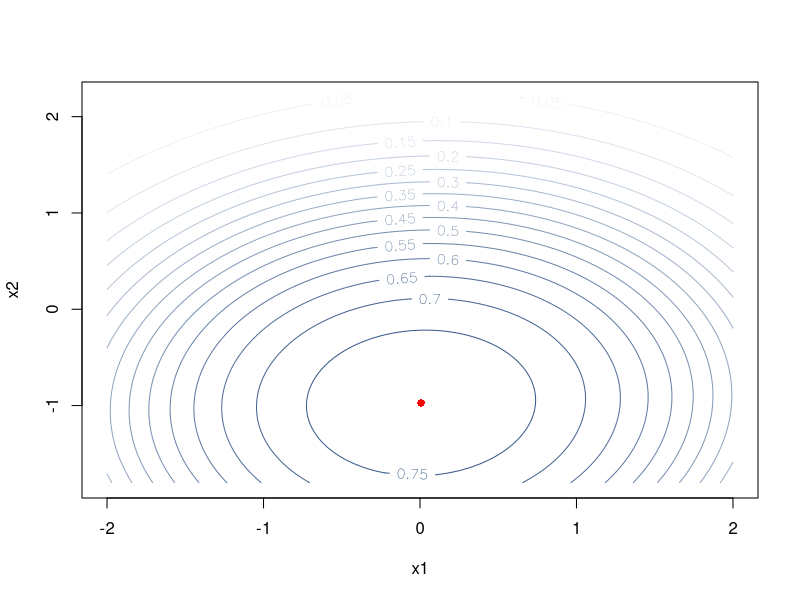
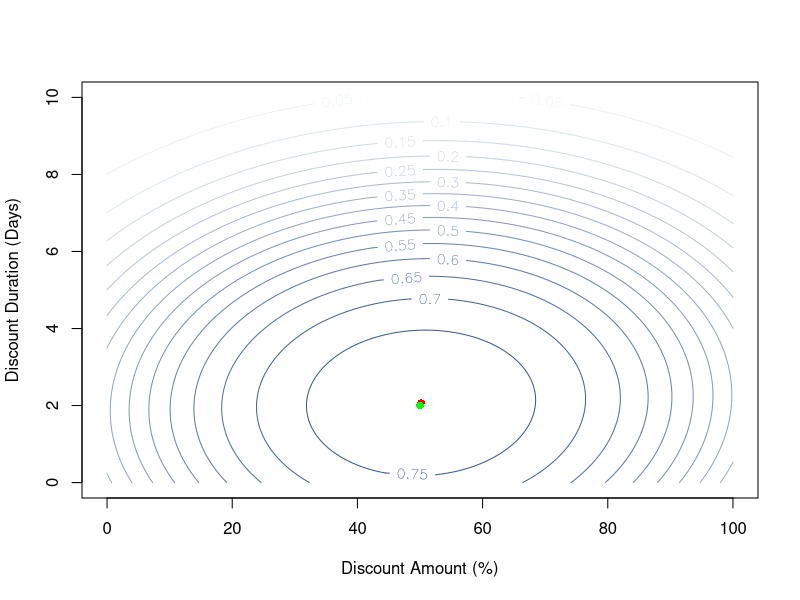

Reproduce these figures in R, in order.
## Central Composite Design Example

# Function to create blues
blue_palette <- colorRampPalette(c(rgb(247,251,255,maxColorValue = 255), rgb(8,48,107,maxColorValue = 255)))

# Function for converting from natural units to coded units
convert.N.to.C <- function(U,UH,UL){
  x <- (U - (UH+UL)/2) / ((UH-UL)/2)
  return(x)
}

# Function for converting from coded units to natural units
convert.C.to.N <- function(x,UH,UL){
  U <- x*((UH-UL)/2) + (UH+UL)/2
  return(U)
}

# Function to create x and y grids for contour plots 
mesh <- function(x, y) { 
  Nx <- length(x)
  Ny <- length(y)
  list(
    x = matrix(nrow = Nx, ncol = Ny, data = x),
    y = matrix(nrow = Nx, ncol = Ny, data = y, byrow = TRUE)
  )
}

## Load the data associated with the CCD experiment
setwd("/Users/nstevens/Dropbox/Teaching/STAT_430/Spring_2021/R Stuff/")
lyft <- read.csv("lyft.csv", header = TRUE)


## The data correspond to a CCD on two factors with axial conditions based on a = 1.4
## The loaded data is in coded units. The "low" and "high" values of each factor in
## natural units is as follows:
##   x1: Discount amount (%):      25 vs 75
##   x2: Discount duration (days): 2  vs 7

condition <- data.frame(x1 = convert.C.to.N(x = c(-1,-1,1,1,0,1.4,-1.4,0,0), UH = 75, UL = 25), 
                        x2 = convert.C.to.N(x = c(-1,1,-1,1,0,0,0,1.4,-1.4), UH = 7, UL = 2))

## Calculate the booking rate in each condition
pi_hat <- aggregate(x = lyft$y, by = list(condition.num = kronecker(1:9, rep(1, 500))), FUN = mean)
data.frame(Condition.Num = pi_hat$condition.num, 
           Disc.Amnt = condition$x1, 
           Disc.Dur = condition$x2,
           Booking.Rate = pi_hat$x)

## We then fit the full 2nd-order response surface
model <- glm(y ~ x1 + x2 + x1*x2 + I(x1^2) + I(x2^2), data = lyft, family = binomial(link = "logit"))
summary(model)

## Let's visualize this surface:
beta0 <- coef(model)[1]
beta1 <- coef(model)[2]
beta2 <- coef(model)[3]
beta12 <- coef(model)[6]
beta11 <- coef(model)[4]
beta22 <- coef(model)[5]
grd <- mesh(x = seq(convert.N.to.C(U = 0, UH = 75, UL = 25), 
                    convert.N.to.C(U = 100, UH = 75, UL = 25), 
                    length.out = 100), 
            y = seq(convert.N.to.C(U = 0, UH = 7, UL = 2), 
                    convert.N.to.C(U = 10, UH = 7, UL = 2), 
                    length.out = 100))
x1 <- grd$x
x2 <- grd$y
eta.so <- beta0 + beta1*x1 + beta2*x2 + beta12*x1*x2 + beta11*x1^2 + beta22*x2^2
pi.so <- exp(eta.so)/(1+exp(eta.so))

# 2D contour plot (coded units)
contour(x = seq(convert.N.to.C(U = 0, UH = 75, UL = 25), 
                convert.N.to.C(U = 100, UH = 75, UL = 25), 
                length.out = 100), 
        y = seq(convert.N.to.C(U = 0, UH = 7, UL = 2), 
                convert.N.to.C(U = 10, UH = 7, UL = 2), 
                length.out = 100), 
        z = pi.so, xlab = "x1", ylab = "x2",
        nlevels = 20, col = blue_palette(20), labcex = 0.9)

## Let's find the maximum of this surface and the corresponding factor levels 
## at which this is achieved
b <- matrix(c(beta1,beta2), ncol = 1)
B <- matrix(c(beta11, 0.5*beta12, 0.5*beta12, beta22), nrow = 2, ncol = 2)
x.s <- -0.5*solve(B) %*% b 
points(x = x.s[1], y = x.s[2], col = "red", pch = 16)

# The predicted book rate at this configuration is:
eta.s <- beta0 + 0.5*t(x.s) %*% b
exp(eta.s)/(1+exp(eta.s))

# In natural units this optimum is located at
convert.C.to.N(x = x.s[1,1], UH = 75, UL = 25)
convert.C.to.N(x = x.s[2,1], UH = 7, UL = 2)

# Remake the contour plot but in natural units
contour(x = seq(0, 100, length.out = 100), 
        y = seq(0, 10, length.out = 100), 
        z = pi.so, xlab = "Discount Amount (%)", ylab = "Discount Duration (Days)",
        nlevels = 20, col = blue_palette(20), labcex = 0.9)

points(x = convert.C.to.N(x = x.s[1,1], UH = 75, UL = 25),
       y = convert.C.to.N(x = x.s[2,1], UH = 7, UL = 2), 
       col = "red", pch = 16)

points(x = 50, y = 2, pch = 16, col = "green")

## 95% prediction interval at this optimum:
n.data <- data.frame(x1=x.s[1,1], x2=x.s[2,1])
pred <- predict(model, newdata = n.data, type = "response", se.fit = TRUE)
pred 
print(paste("Prediction: ", pred$fit, sep = ""))
print(paste("95% Prediction interval: (", pred$fit-qnorm(0.975)*pred$se.fit, ",", pred$fit+qnorm(0.975)*pred$se.fit, ")", sep = ""))

## 95% prediction interval at convenient near-optimum:
n.data <- data.frame(x1=0, x2=-1)
pred <- predict(model, newdata = n.data, type = "response", se.fit = TRUE)
pred
print(paste("Prediction: ", pred$fit, sep = ""))
print(paste("95% Prediction interval: (", pred$fit-qnorm(0.975)*pred$se.fit, ",", pred$fit+qnorm(0.975)*pred$se.fit, ")", sep = ""))

## Thus, it seems like a promotional offer associated with a 50% discount offered for 2 days results in an
## optimal booking rate (~80%)
